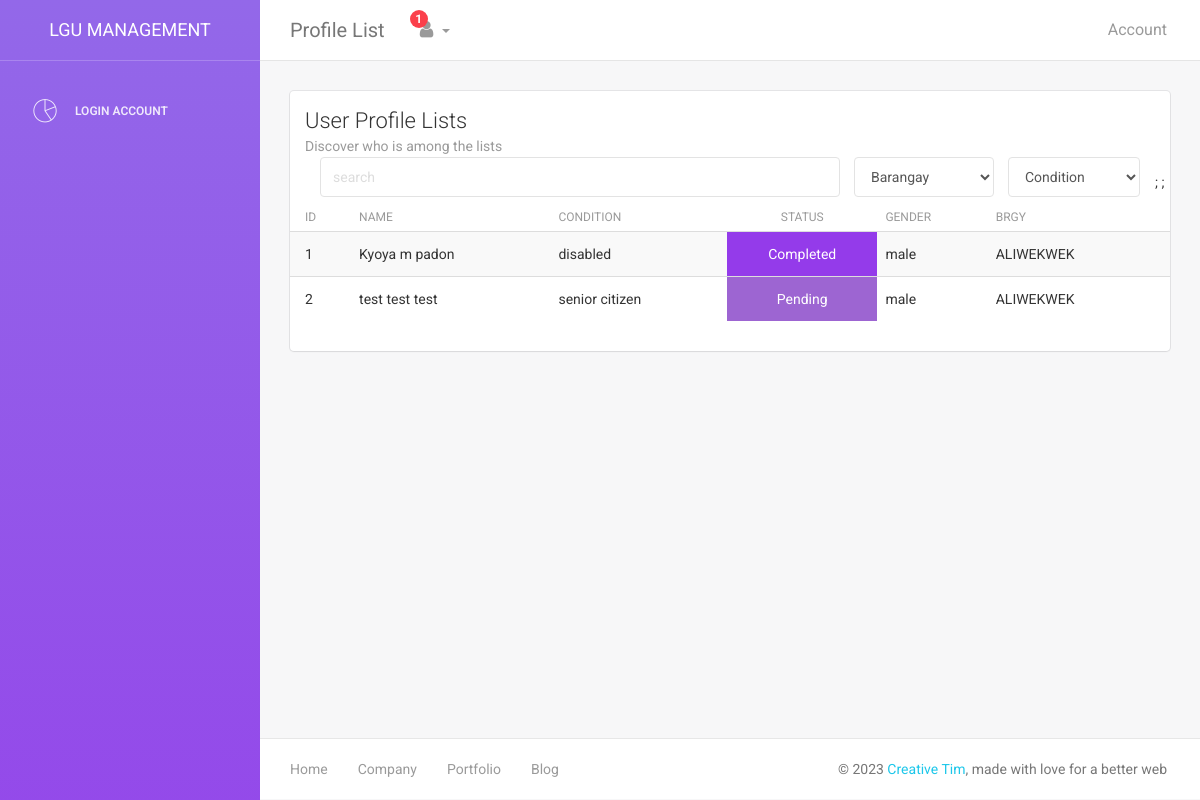
/LGU/table.php, run on the app's committed database.
### tables this page shows
CREATE TABLE `verified` (
  `id` int(11) NOT NULL,
  `fname` varchar(45) DEFAULT NULL,
  `mi` varchar(5) DEFAULT NULL,
  `lname` varchar(45) DEFAULT NULL,
  `email` varchar(45) DEFAULT NULL,
  `bdate` varchar(20) DEFAULT NULL,
  `status_rs` varchar(20) DEFAULT NULL,
  `gender` varchar(20) DEFAULT 'Male',
  `address` varchar(100) DEFAULT NULL,
  `number` varchar(15) DEFAULT NULL,
  `valid_id` varchar(200) DEFAULT NULL,
  `app_id` varchar(15) DEFAULT NULL,
  `photo` varchar(200) DEFAULT NULL,
  `conditions` varchar(20) DEFAULT NULL,
  `nationality` varchar(45) NOT NULL DEFAULT 'Pilipino',
  `family_name` varchar(45) DEFAULT NULL,
  `family_contact` varchar(15) DEFAULT NULL,
  `brgy` varchar(45) DEFAULT 'Tiniguiban'
);

CREATE TABLE `account` (
  `id` int(11) NOT NULL,
  `account_id` varchar(45) DEFAULT NULL,
  `email` varchar(45) DEFAULT NULL,
  `passcode` varchar(45) DEFAULT NULL,
  `account_type` varchar(10) DEFAULT 'User',
  `account_status` varchar(10) DEFAULT 'Pending'
);

### LGU/table.php (the view, shortened to what this page needs)
<?php
require('connection.php');
$query = "SELECT v.id, v.fname, v.lname, v.brgy, v.mi, a.account_status , v.gender, v.conditions, a.account_id from verified v INNER JOIN account a on v.app_id = a.account_id";
$result = mysqli_query($conn,$query);
?>
<!doctype html>
<html lang="en">
<head>
    <link href="assets/css/bootstrap.min.css" rel="stylesheet" />
    <link href="assets/css/animate.min.css" rel="stylesheet"/>
    <link href="assets/css/light-bootstrap-dashboard.css?v=1.4.0" rel="stylesheet"/>
    <link href="assets/css/demo.css" rel="stylesheet" />
    <link href="http://maxcdn.bootstrapcdn.com/font-awesome/4.2.0/css/font-awesome.min.css" rel="stylesheet">
    <link href="assets/css/pe-icon-7-stroke.css" rel="stylesheet" />
</head>
<body>
<div class="wrapper">
    <div class="sidebar" data-color="purple" >
        <?php
        include('includes/sidebar.php'); ?>
    </div>
    <div class="main-panel">
    <?php include('includes/navbar.php'); ?>
        <div class="content">
            <div class="container-fluid">
                <div class="row">
                    <div class="col-md-12">
                        <div class="card">
                            <div class="header">
                                <h4 class="title">User Profile Lists</h4>
                                <p class="category">Discover who is among the lists</p>
                                <div class="col-md-12" style="display:flex; align-items:center; justify-content:center; gap:1em;">
                                    <input type="text" class="form-control" name="" id="search" placeholder="search">
                                    <select name="" class="form-control" id="brgy"  style="width: 10em;">
                                    <option value="">Barangay</option>
                                    </select>
                                    <select name="" id="condition" class="form-control" style="width: 10em;">
                                        <option value="">Condition</option>
                                    </select>
                                </div>
                            </div>
                            <div class="content table-responsive table-full-width">
                                <table class="table table-hover table-striped">
                                    <thead>
                                        <th>ID</th>
                                    	<th>Name</th>
                                    	<th>Condition</th>
                                    	<th style="text-align: center;">STATUS</th>
                                    	<th>Gender</th>
                                    	<th>Brgy</th>
                                    </thead>
                                    <tbody id="tbody">
                                    <?php
                                       if(mysqli_num_rows($result)>0){
                                        $count=1;
                                        while($row = mysqli_fetch_assoc($result)){
                                            extract($row);
                                            $color = $account_status!="Pending"? "#943bea ": "#9d65d2";
                                            echo "<tr class='row_data' onclick=\"goToPage('$account_id')\">;
                                            <td>$count</td>
                                            <td>$fname $mi $lname</td>
                                            <td>$conditions</td>
                                            <td style='background: $color  ; text-align:center; color:white;'>$account_status</td>
                                            <td>$gender</td>
                                            <td>$brgy</td>
                                            </tr>";
                                            $count++;
                                        }
                                       }else{
                                            echo '<tr class="row_data">
                                                    <td colspan="6" style="text-align: center;">NO DATA FOUND</td>
                                                  </tr>';
                                       }
                                    ?>
                                    </tbody>
                                </table>
                            </div>
                        </div>
                    </div>
                </div>
            </div>
        </div>
        <footer class="footer">
            <div class="container-fluid">
                <nav class="pull-left">
                    <ul>
                        <li>
                            <a href="#">
                                Home
                            </a>
                        </li>
                        <li>
                            <a href="#">
                                Company
                            </a>
                        </li>
                        <li>
                            <a href="#">
                                Portfolio
                            </a>
                        </li>
                        <li>
                            <a href="#">
                               Blog
                            </a>
                        </li>
                    </ul>
                </nav>
                <p class="copyright pull-right">
                    &copy; <script>document.write(new Date().getFullYear())</script> <a href="http://www.creative-tim.com">Creative Tim</a>, made with love for a better web
                </p>
            </div>
        </footer>
    </div>
</div>
</body>
</html>

### LGU/includes/sidebar.php
<div class="sidebar-wrapper">
            <div class="logo">
                <a href="http://www.creative-tim.com" class="simple-text">
                    LGU MANAGEMENT
                </a>
            </div>
            <ul class="nav">
                <?php
                if(isset($_SESSION['isLogged'])){
                ?>
                <li <?php echo $class=="dashboard"? "class='active'" :""?>>
                    <a href="dashboard.php">
                        <i class="pe-7s-graph"></i>
                        <p>Dashboard</p>
                    </a>
                </li>
                <li <?php echo $class=="table"? "class='active'" :""?>>
                    <a href="table.php">
                        <i class="pe-7s-note2"></i>
                        <p>Users List</p>
                    </a>
                </li>
                <li <?php echo $class=="table list"? "class='active'" :""?>>
                    <a href="table_user.php">
                        <i class="pe-7s-id"></i>
                        <p>Admin & Store</p>
                    </a>
                </li>
                <li <?php echo $class=="user_add"? "class='active'" :""?>>
                    <a href="user_add.php">
                        <i class="pe-7s-add-user"></i>
                        <p>Create User</p>
                    </a>
                </li>
                <?php }else{
                ?>
                 <li>
                    <a href="login.php">
                        <i class="pe-7s-graph"></i>
                        <p>Login Account</p>
                    </a>
                </li>
                <?php } ?>
            </ul>
</div>

### LGU/includes/navbar.php (shortened to what this page needs)
<?php
$notifQuery = "SELECT concat(v.lname,' ',v.fname) as name, a.id from account a inner join verified v on a.email = v.email where a.account_status like 'Pending' order by a.id desc limit 5";
$notifResult = mysqli_query($conn,$notifQuery);
?>
<nav class="navbar navbar-default navbar-fixed">
            <div class="container-fluid">
                <div class="navbar-header">
                    <a class="navbar-brand" href="#">Profile List</a>
                </div>
                <div class="collapse navbar-collapse">
                    <ul class="nav navbar-nav navbar-left">
                        <li class="dropdown">
                              <a href="#" class="dropdown-toggle" data-toggle="dropdown">
                                    <i class="fa fa-user"></i>
                                    <b class="caret hidden-sm hidden-xs"></b>
                                    <span class="notification hidden-sm hidden-xs">
                                    <?php
                                        $num = mysqli_num_rows($notifResult);
                                        echo $num;
                                    ?>
                                    </span>
                              </a>
                        </li>
                    </ul>
                    <ul class="nav navbar-nav navbar-right">
                        <li>
                           <a href="user_edit_admin.php?account_type=admin&user_id=<?php echo $_SESSION['user_id']; ?>">
                               <p>Account</p>
                            </a>
                        </li>
                    </ul>
                </div>
            </div>
        </nav>

### data on the page
verified: fname "Kyoya", mi "m", lname "padon", conditions "disabled", account.account_status "Completed", gender "male", brgy "ALIWEKWEK"
verified: fname "test", mi "test", lname "test", conditions "senior citizen", account.account_status "Pending", gender "male", brgy "ALIWEKWEK"

### other printed values
$num "1"
